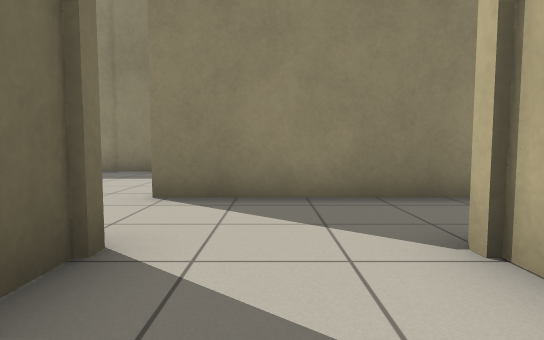
View 1 (above)

16 first-person views from a walk through a world built for the Player/Stage simulator. The camera is 0.72 m above the floor, tilts 4° down and sees 80° across. Floor lines are 1 m apart. The floor is counted in squares, 1 m on a side. Each view is taken from the middle of a square. On the plan, view 1 faces up. The plan holds only what a view shows up to about 10 squares ahead; the rest is blank. Robots are left out.

View 2
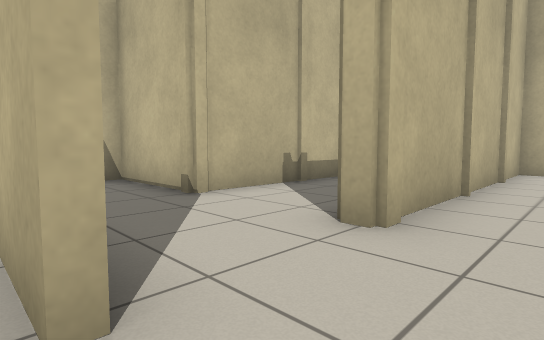

View 3
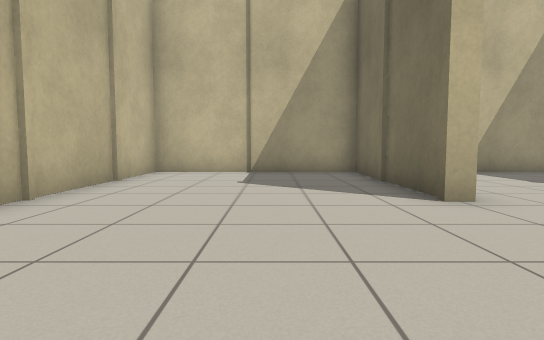

View 4
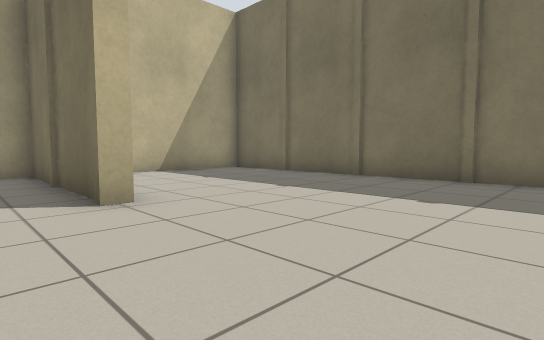

View 5
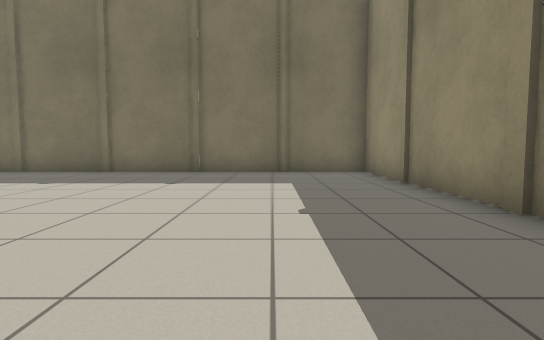

View 6
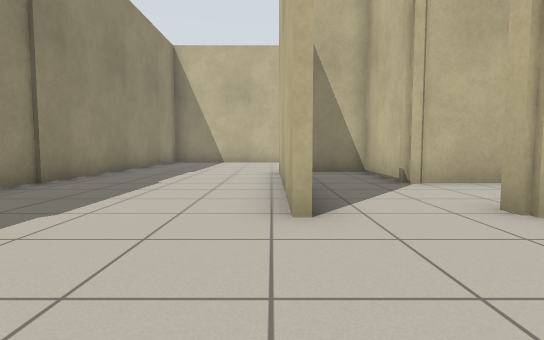

View 7
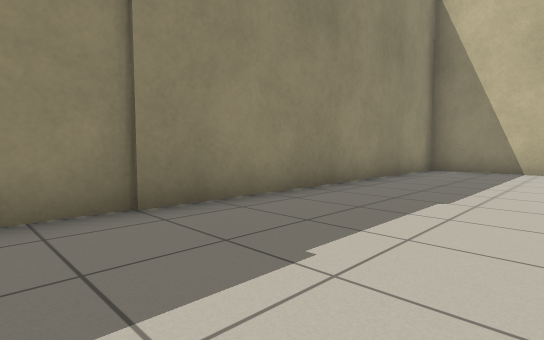

View 8
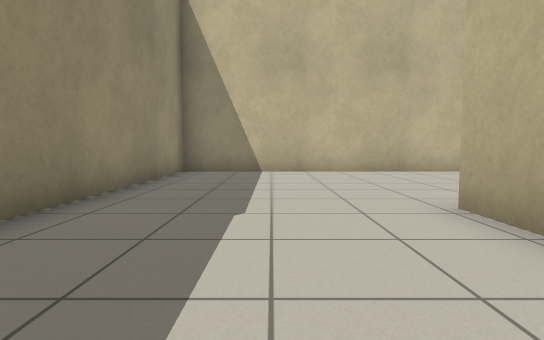

View 9
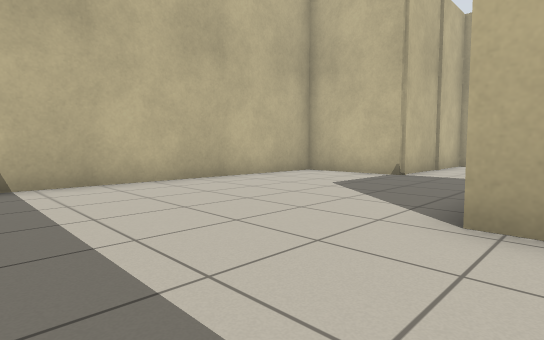

View 10
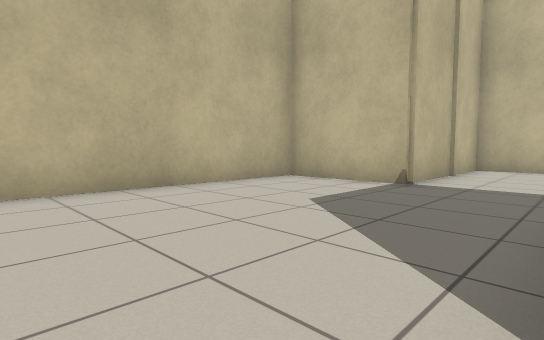

View 11
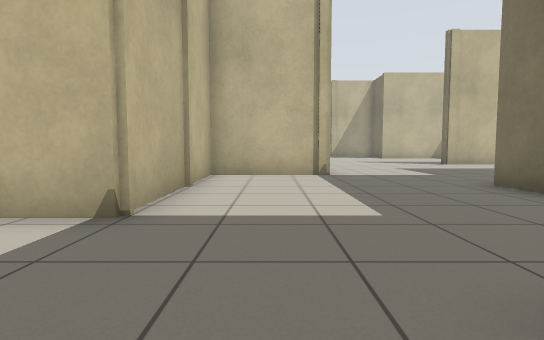

View 12
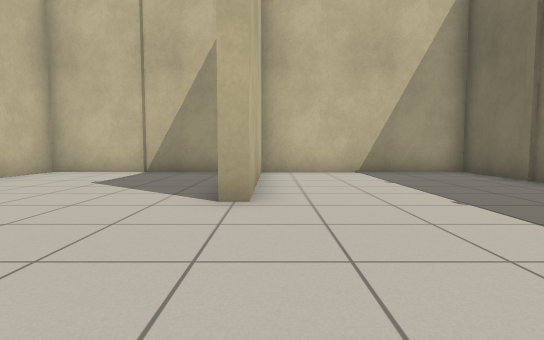

View 13
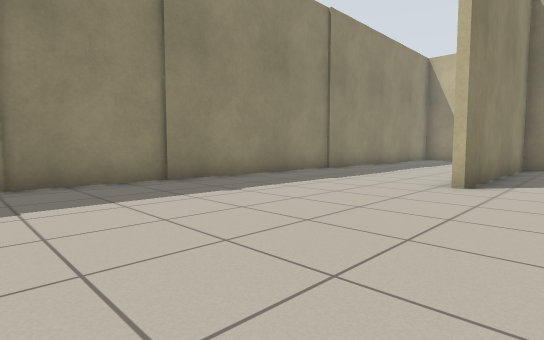

View 14
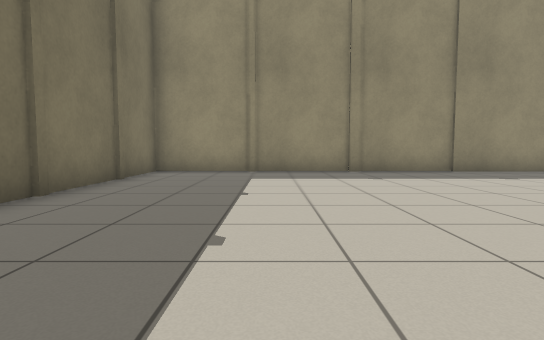

View 15
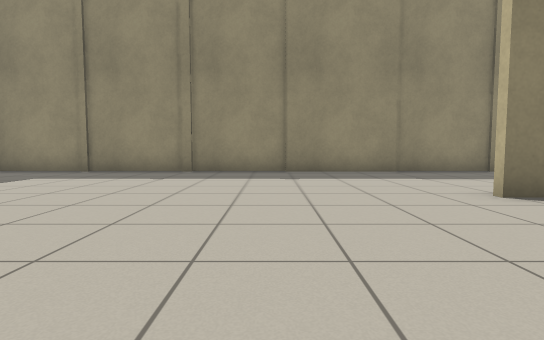

View 16
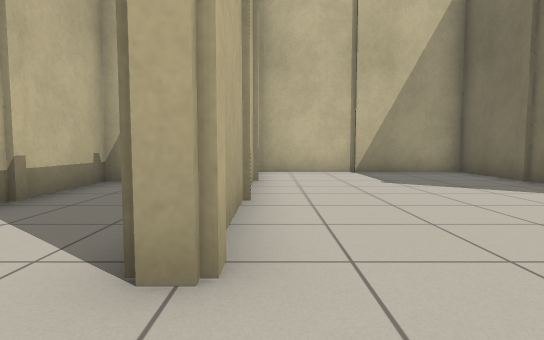

### Floor plan
Points are (right, up) in squares from view 1. A wall is a line through its corners. A room is listed if a view was taken in it or the views show most of it. See-through windows are left out.
Room 1 (view 1)
walls: (-1.6, 2.4) (-1.3, 2.4) (-1.3, 1.5); (1.5, -2.9) (1.5, 2.4) (4.5, 2.4) (4.5, 4.6) (-1.8, 4.6)
ways out: opening at (-1, 3.5) to room 2
Room 2 (views 2, 3, 4, 5, 6, 7, 8, 9, 10, 11, 12, 13, 14, 15, 16)
walls: (-1.8, 4.8) (4.9, 4.8); (7.6, -0.3) (10.6, -0.3) (10.6, 9.7) (-13.5, 9.7) (-13.5, -5.3) (-7.7, -5.3) (-7.7, -0.3) (-7.4, -0.3) (-7.4, -5.3) (-1.6, -5.3) (-1.6, 2.4)
ways out: opening at (-1, 3.5) to room 1; opening at (6.5, 0.5)

Where each view was taken, in squares from view 1:
view 1: 0 up, 0 right, facing up
view 2: 5 up, 3 left, facing down-right
view 3: 4 up, 5 left, facing down
view 4: 4 up, 6 left, facing down-left
view 5: 7 up, 4 left, facing left
view 6: 5 up, 5 left, facing right
view 7: 6 up, 0 right, facing up-right
view 8: 7 up, 1 right, facing right
view 9: 8 up, 4 right, facing down-right
view 10: 6 up, 5 right, facing down-right
view 11: 3 up, 6 right, facing down
view 12: 4 up, 8 left, facing down
view 13: 3 up, 8 left, facing up-right
view 14: 0 up, 10 left, facing up
view 15: 0 up, 5 left, facing up
view 16: 4 up, 2 left, facing down
